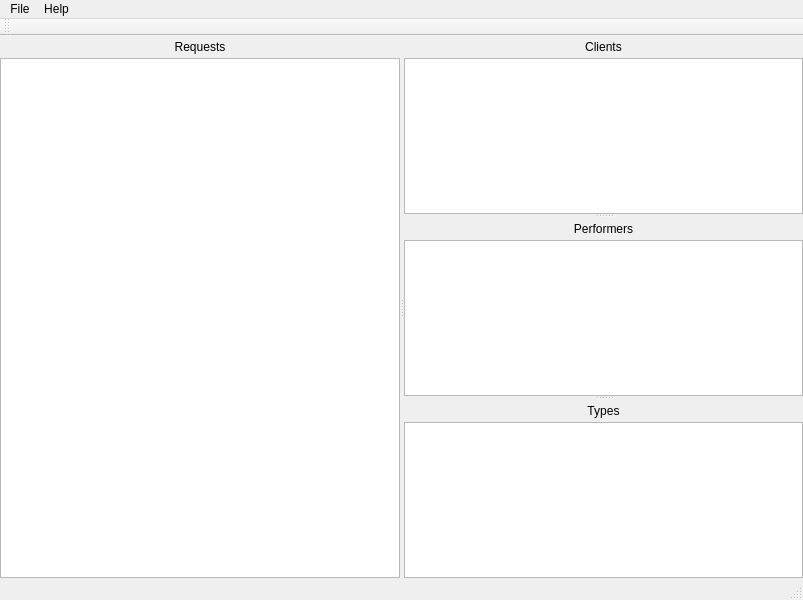
<?xml version="1.0" encoding="UTF-8"?>
<ui version="4.0">
 <class>TMainWnd</class>
 <widget class="QMainWindow" name="TMainWnd">
  <property name="geometry">
   <rect>
    <x>0</x>
    <y>0</y>
    <width>803</width>
    <height>600</height>
   </rect>
  </property>
  <property name="windowTitle">
   <string>Requests</string>
  </property>
  <widget class="QWidget" name="centralWdgt">
   <layout class="QGridLayout" name="gridLayout">
    <property name="leftMargin">
     <number>0</number>
    </property>
    <property name="topMargin">
     <number>0</number>
    </property>
    <property name="rightMargin">
     <number>0</number>
    </property>
    <property name="bottomMargin">
     <number>0</number>
    </property>
    <property name="spacing">
     <number>4</number>
    </property>
    <item row="0" column="0">
     <widget class="QSplitter" name="mainSplitter">
      <property name="orientation">
       <enum>Qt::Horizontal</enum>
      </property>
      <widget class="QWidget" name="">
       <layout class="QVBoxLayout" name="verticalLayout_4">
        <property name="spacing">
         <number>4</number>
        </property>
        <property name="topMargin">
         <number>4</number>
        </property>
        <item>
         <widget class="QLabel" name="label_4">
          <property name="text">
           <string>Requests</string>
          </property>
          <property name="alignment">
           <set>Qt::AlignCenter</set>
          </property>
         </widget>
        </item>
        <item>
         <widget class="QTableView" name="requestTable">
          <property name="contextMenuPolicy">
           <enum>Qt::CustomContextMenu</enum>
          </property>
          <property name="frameShadow">
           <enum>QFrame::Sunken</enum>
          </property>
          <property name="editTriggers">
           <set>QAbstractItemView::NoEditTriggers</set>
          </property>
          <property name="alternatingRowColors">
           <bool>true</bool>
          </property>
          <property name="selectionMode">
           <enum>QAbstractItemView::ExtendedSelection</enum>
          </property>
          <property name="selectionBehavior">
           <enum>QAbstractItemView::SelectRows</enum>
          </property>
          <property name="sortingEnabled">
           <bool>true</bool>
          </property>
          <attribute name="verticalHeaderDefaultSectionSize">
           <number>20</number>
          </attribute>
          <attribute name="verticalHeaderMinimumSectionSize">
           <number>20</number>
          </attribute>
         </widget>
        </item>
       </layout>
      </widget>
      <widget class="QSplitter" name="dictionarySplitter">
       <property name="orientation">
        <enum>Qt::Vertical</enum>
       </property>
       <widget class="QWidget" name="">
        <layout class="QVBoxLayout" name="verticalLayout">
         <property name="spacing">
          <number>4</number>
         </property>
         <property name="topMargin">
          <number>4</number>
         </property>
         <item>
          <widget class="QLabel" name="label">
           <property name="text">
            <string>Clients</string>
           </property>
           <property name="alignment">
            <set>Qt::AlignCenter</set>
           </property>
          </widget>
         </item>
         <item>
          <widget class="QTableView" name="clientTable">
           <property name="contextMenuPolicy">
            <enum>Qt::CustomContextMenu</enum>
           </property>
           <property name="editTriggers">
            <set>QAbstractItemView::NoEditTriggers</set>
           </property>
           <property name="alternatingRowColors">
            <bool>true</bool>
           </property>
           <property name="selectionBehavior">
            <enum>QAbstractItemView::SelectRows</enum>
           </property>
           <attribute name="verticalHeaderDefaultSectionSize">
            <number>20</number>
           </attribute>
           <attribute name="verticalHeaderMinimumSectionSize">
            <number>20</number>
           </attribute>
          </widget>
         </item>
        </layout>
       </widget>
       <widget class="QWidget" name="">
        <layout class="QVBoxLayout" name="verticalLayout_2">
         <property name="spacing">
          <number>4</number>
         </property>
         <property name="topMargin">
          <number>4</number>
         </property>
         <item>
          <widget class="QLabel" name="label_2">
           <property name="text">
            <string>Performers</string>
           </property>
           <property name="alignment">
            <set>Qt::AlignCenter</set>
           </property>
          </widget>
         </item>
         <item>
          <widget class="QTableView" name="performerTable">
           <property name="contextMenuPolicy">
            <enum>Qt::CustomContextMenu</enum>
           </property>
           <property name="editTriggers">
            <set>QAbstractItemView::NoEditTriggers</set>
           </property>
           <property name="alternatingRowColors">
            <bool>true</bool>
           </property>
           <property name="selectionBehavior">
            <enum>QAbstractItemView::SelectRows</enum>
           </property>
           <attribute name="verticalHeaderDefaultSectionSize">
            <number>20</number>
           </attribute>
           <attribute name="verticalHeaderMinimumSectionSize">
            <number>20</number>
           </attribute>
          </widget>
         </item>
        </layout>
       </widget>
       <widget class="QWidget" name="">
        <layout class="QVBoxLayout" name="verticalLayout_3">
         <property name="spacing">
          <number>4</number>
         </property>
         <property name="topMargin">
          <number>4</number>
         </property>
         <item>
          <widget class="QLabel" name="label_3">
           <property name="text">
            <string>Types</string>
           </property>
           <property name="alignment">
            <set>Qt::AlignCenter</set>
           </property>
          </widget>
         </item>
         <item>
          <widget class="QTableView" name="typeTable">
           <property name="contextMenuPolicy">
            <enum>Qt::CustomContextMenu</enum>
           </property>
           <property name="editTriggers">
            <set>QAbstractItemView::NoEditTriggers</set>
           </property>
           <property name="alternatingRowColors">
            <bool>true</bool>
           </property>
           <property name="selectionBehavior">
            <enum>QAbstractItemView::SelectRows</enum>
           </property>
           <attribute name="verticalHeaderDefaultSectionSize">
            <number>20</number>
           </attribute>
           <attribute name="verticalHeaderMinimumSectionSize">
            <number>20</number>
           </attribute>
          </widget>
         </item>
        </layout>
       </widget>
      </widget>
     </widget>
    </item>
   </layout>
  </widget>
  <widget class="QMenuBar" name="menubar">
   <property name="geometry">
    <rect>
     <x>0</x>
     <y>0</y>
     <width>803</width>
     <height>18</height>
    </rect>
   </property>
   <widget class="QMenu" name="fileMenu">
    <property name="title">
     <string>File</string>
    </property>
    <addaction name="exitActn"/>
    <addaction name="separator"/>
   </widget>
   <widget class="QMenu" name="helpMenu">
    <property name="title">
     <string>Help</string>
    </property>
    <addaction name="aboutQtActn"/>
    <addaction name="aboutActn"/>
   </widget>
   <addaction name="fileMenu"/>
   <addaction name="helpMenu"/>
  </widget>
  <widget class="QStatusBar" name="statusbar"/>
  <widget class="QToolBar" name="toolBar">
   <property name="windowTitle">
    <string>toolBar</string>
   </property>
   <property name="iconSize">
    <size>
     <width>16</width>
     <height>16</height>
    </size>
   </property>
   <property name="toolButtonStyle">
    <enum>Qt::ToolButtonTextUnderIcon</enum>
   </property>
   <attribute name="toolBarArea">
    <enum>TopToolBarArea</enum>
   </attribute>
   <attribute name="toolBarBreak">
    <bool>false</bool>
   </attribute>
  </widget>
  <action name="exitActn">
   <property name="icon">
    <iconset resource="../res/request.qrc">
     <normaloff>:/images/exit</normaloff>:/images/exit</iconset>
   </property>
   <property name="text">
    <string>Exit program</string>
   </property>
  </action>
  <action name="clientActn">
   <property name="text">
    <string>Clients</string>
   </property>
  </action>
  <action name="performerActn">
   <property name="text">
    <string>Performers</string>
   </property>
  </action>
  <action name="typeActn">
   <property name="text">
    <string>Types</string>
   </property>
  </action>
  <action name="aboutQtActn">
   <property name="text">
    <string>About QT</string>
   </property>
  </action>
  <action name="loginActn">
   <property name="text">
    <string>Change login info</string>
   </property>
  </action>
  <action name="aboutActn">
   <property name="text">
    <string>About</string>
   </property>
  </action>
 </widget>
 <tabstops>
  <tabstop>requestTable</tabstop>
  <tabstop>clientTable</tabstop>
  <tabstop>performerTable</tabstop>
  <tabstop>typeTable</tabstop>
 </tabstops>
 <resources>
  <include location="../res/request.qrc"/>
 </resources>
 <connections/>
</ui>
